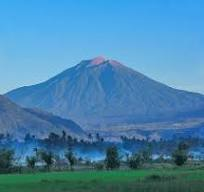
#> input picture sesi5/download (1).jpeg, 204 x 192 px
$ python Translasicitra.py
#> lines starting #> are read from the running program, lines starting #| are printed output that depends on the picture
#> further down, image is the input picture: shape (192, 204, 3); mean R, G, B 72.5, 133.6, 172.9
import imageio.v3 as img
import numpy as np
import matplotlib.pyplot as plt

def Translasi (image, shiftx, shifty):

#> called with shiftx = 50, shifty = -300
    imgTranslasi = np.roll(image, shift=shifty, axis=0)  # Geser vertikal
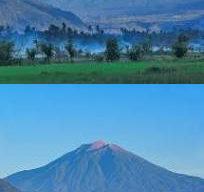
#> imgTranslasi: shape (192, 204, 3); mean R, G, B 72.5, 133.6, 172.9
    imgTranslasi = np.roll(imgTranslasi, shift=shiftx, axis=1)  # Geser horizontal
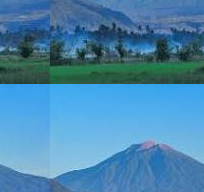
#> imgTranslasi: shape (192, 204, 3); mean R, G, B 72.5, 133.6, 172.9

    # mengisi bagian yang kosong dengan warna hitam (0)
    if shifty > 0:
        imgTranslasi[shifty, :] = 0 #Bagian atas jika geser ke bawah
    elif shifty < 0:
        imgTranslasi[shifty:, :] = 0 # Bagian bawah jika geser ke atas
#> imgTranslasi: shape (192, 204, 3); every value is 0
#> (the run stopped early here; a loop or call above may not have finished)
